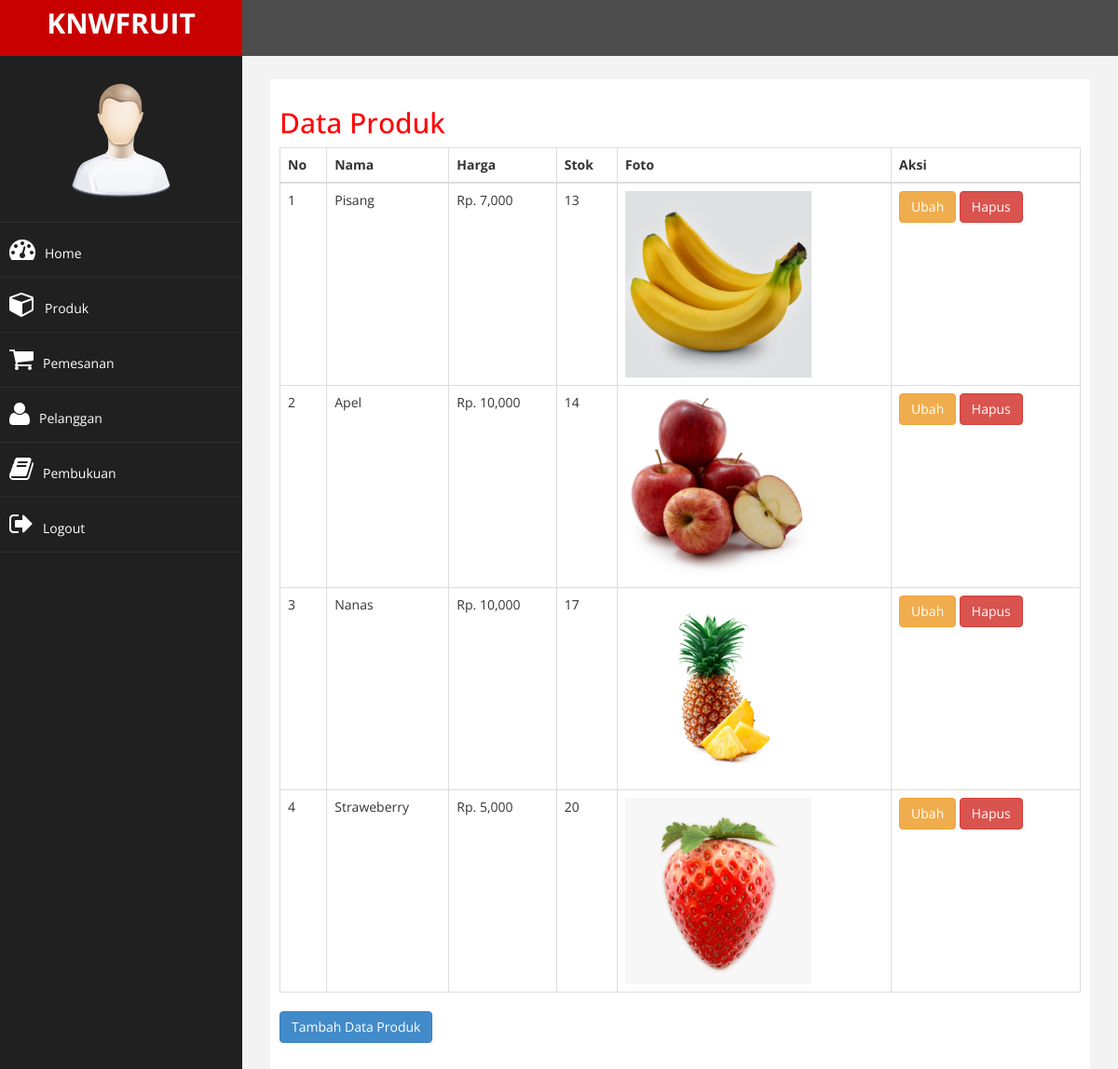
Screenshot of /admin/index.php?halaman=produk (signed in) with the database file from the repository.
### tables this page shows
CREATE TABLE `produk` (
  `id_produk` int(11) NOT NULL,
  `nama_produk` varchar(25) NOT NULL,
  `harga_produk` int(11) NOT NULL,
  `foto_produk` varchar(50) NOT NULL,
  `deskripsi_produk` text NOT NULL,
  `stok_produk` int(10) NOT NULL,
  `berat` int(11) NOT NULL
);

### admin/produk.php (the view)
<h2>Data Produk</h2>
<table class="table table-bordered">
	<thead>
		<tr>
			<th>No</th>
			<th>Nama</th>
			<th>Harga</th>
			<th>Stok</th>
			<th>Foto</th>
			<th>Aksi</th>
		</tr>
	</thead>
	<tbody>
		<?php $nomor=1; ?>
		<?php $ambil=$koneksi->query("SELECT * FROM produk"); ?>
		<?php while ($pecah = $ambil->fetch_assoc()) { ?>
		<tr>
			<td><?php echo $nomor; ?></td>
			<td><?php echo $pecah['nama_produk']; ?></td>
			<td>Rp. <?php echo number_format($pecah['harga_produk']); ?></td>
			<td><?php echo $pecah['stok_produk']; ?></td>
			<td>
				<img src="../foto_produk/<?php echo $pecah['foto_produk']; ?>" width="200">
			</td>
			<td>
				<a href="index.php?halaman=ubahproduk&id=<?php echo $pecah['id_produk']; ?>" class="btn btn-warning">Ubah</a>
				<a href="index.php?halaman=hapusproduk&id=<?php echo $pecah['id_produk']; ?>" class="btn btn-danger">Hapus</a>
			</td>
		</tr>
		<?php $nomor++; ?>
		<?php } ?>
	</tbody>
</table>
<a href="index.php?halaman=tambahproduk" class="btn btn-primary">Tambah Data Produk</a>

### admin/assets/css/custom.css (style rules this page uses)
body { font-family: 'Open Sans', sans-serif; }
h2 { color: #f00; }

### rows the page displays
produk: nama_produk "Pisang", harga_produk "7,000", stok_produk "13", foto_produk (picture)
produk: nama_produk "Apel", harga_produk "10,000", stok_produk "14", foto_produk (picture)
produk: nama_produk "Nanas", harga_produk "10,000", stok_produk "17", foto_produk (picture)
produk: nama_produk "Straweberry", harga_produk "5,000", stok_produk "20", foto_produk (picture)
